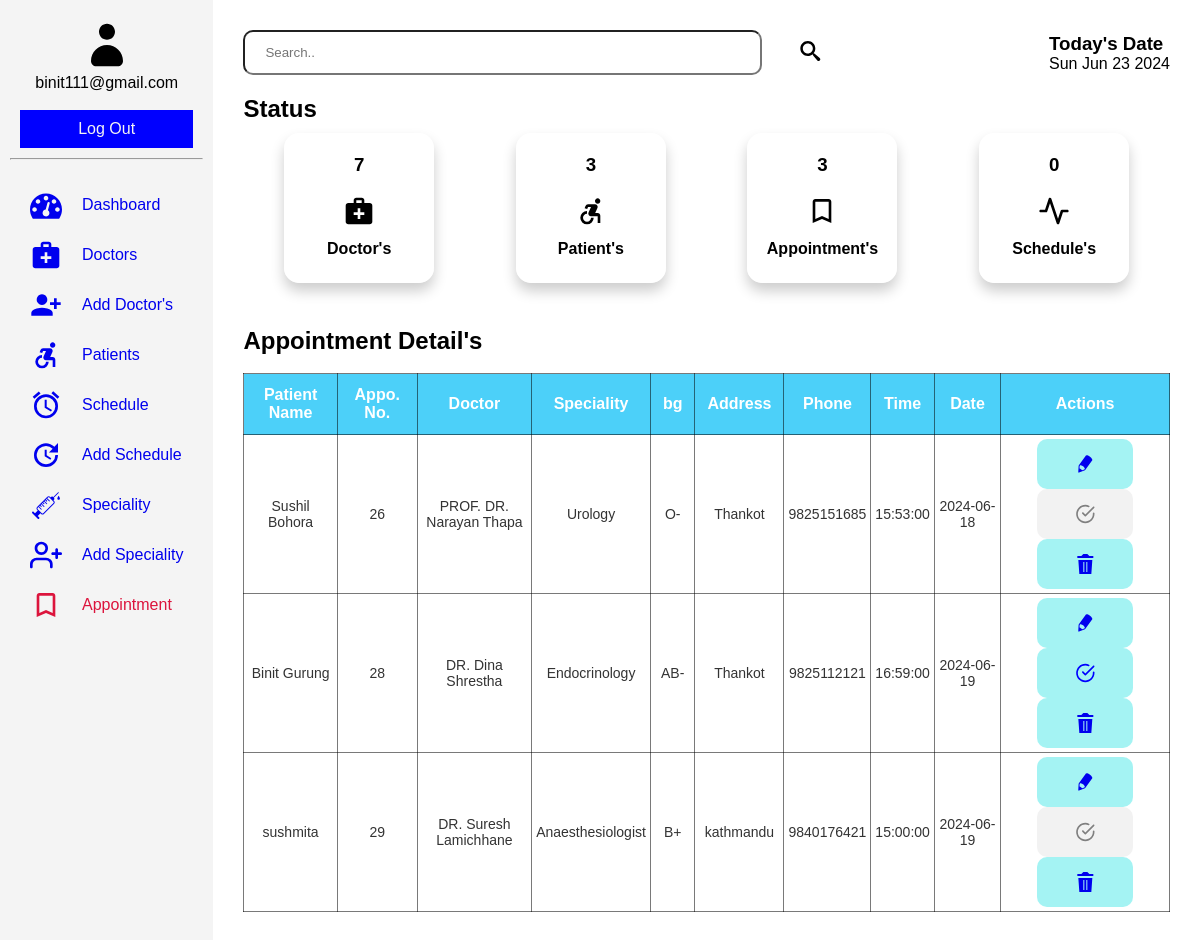
The app's page /admin/appoint.php (signed in), older data.
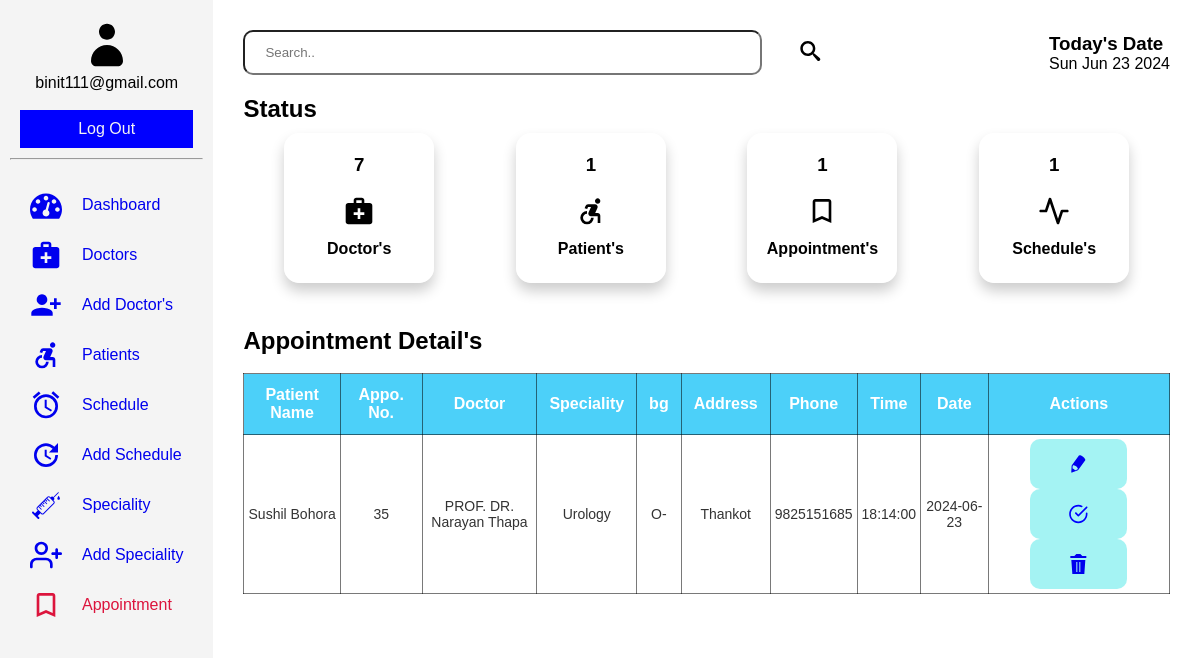
The same page, newer data.
### tables this page shows
CREATE TABLE `appointment` (
  `id` int(11) NOT NULL,
  `fullname` varchar(255) NOT NULL,
  `email` varchar(255) NOT NULL,
  `phone` varchar(60) NOT NULL,
  `bg` varchar(60) NOT NULL,
  `address` varchar(255) NOT NULL,
  `sid` int(11) NOT NULL,
  `did` int(11) NOT NULL,
  `date` date NOT NULL,
  `time` time NOT NULL,
  `status` tinyint(2) DEFAULT 0
);

CREATE TABLE `doctor` (
  `id` int(11) NOT NULL,
  `fname` varchar(60) NOT NULL,
  `email` varchar(60) NOT NULL,
  `password` varchar(60) NOT NULL,
  `phone` varchar(60) NOT NULL,
  `image_name` varchar(255) NOT NULL,
  `image_path` varchar(255) NOT NULL,
  `sid` int(11) DEFAULT NULL,
  `created_at` timestamp NULL DEFAULT current_timestamp()
);

CREATE TABLE `specialities` (
  `id` int(11) NOT NULL,
  `title` varchar(60) NOT NULL,
  `description` text NOT NULL,
  `image_name` varchar(60) NOT NULL,
  `image_path` varchar(255) NOT NULL,
  `created_at` timestamp NULL DEFAULT current_timestamp()
);

### admin/appoint.php (the view, shortened to what this page needs)
<?php
    include('../connection.php');
    $keyword = isset($_GET['keyword'])  ? $_GET['keyword'] : NULL ;
    if(isset($keyword)){
        $sql = "SELECT * from appointment where fullname like '%$keyword%'";
    }else{
        $sql = "SELECT ap.id, ap.fullname, ap.phone, ap.bg, ap.address, ap.date, ap.time, sp.title, doc.fname, ap.status from appointment as ap INNER JOIN specialities as sp ON ap.sid = sp.id INNER JOIN doctor as doc ON ap.did = doc.id";
    }
    $result = mysqli_query($conn, $sql);
?>
<!DOCTYPE html>
<html lang="en">
<head>
    <link rel="stylesheet" href="../assets/dash1.css">
</head>
<body>
    <section class="dashboard">
        <div class="sidebar">
            <header>
                <svg class="icon icon-user"><use xlink:href="#icon-user"></use></svg>
                <p><?php echo "". $_SESSION["username"].""; ?></p><br>
                <a href="../admin/logout.php">Log Out</a>
            </header>
            <hr>
            <div class="sidebar-items">
                <ul>
                    <li><a href="../admin/dash.php" class="click"><svg class="icon icon-dashboard"><use xlink:href="#icon-dashboard"></use></svg>Dashboard</a></li>
                    <li><a href="../admin/doctor.php" class="click"><svg class="icon icon-medical_services"><use xlink:href="#icon-medical_services"></use></svg>Doctors</a></li>
                    <li><a href="../admin/add_doctors.php" class="click"><svg class="icon icon-person_add_alt_1"><use xlink:href="#icon-person_add_alt_1"></use></svg>Add Doctor's</a></li>
                    <li><a href="../admin/patients.php" class="click"><svg class="icon icon-accessible_forward"><use xlink:href="#icon-accessible_forward"></use></svg>Patients</a></li>
                    <li><a href="../admin/schedule.php" class="click"><svg class="icon icon-access_alarms"><use xlink:href="#icon-access_alarms"></use></svg>Schedule</a></li>
                    <li><a href="../admin/add_schedule.php" ><svg class="icon icon-update"><use xlink:href="#icon-update"></use></svg>Add Schedule</a></li>
                    <li><a href="../admin/speciality.php"><svg class="icon icon-injection"><use xlink:href="#icon-injection"></use></svg>Speciality</a></li>
                    <li><a href="../admin/add_speciality.php"><svg class="icon icon-user-plus"><use xlink:href="#icon-user-plus"></use></svg>Add Speciality</a></li>
                    <li class="active"><a href="../admin/appoint.php"><svg class="icon icon-bookmark_outline" class="click"><use xlink:href="#icon-bookmark_outline"></use></svg>Appointment</a></li>
                </ul>
            </div>
        </div>
        <section class="main">
            <div class="head">
                <form action="#" method="get" class="search-bar">
                    <input type="text" name="keyword" placeholder="Search..">
                    <button type="submit" class="search"><svg class="icon icon-search"><use xlink:href="#icon-search"></use></svg></button>
                </form>
                <div class="date-container">
                    <h1>Today's Date</h1>
                    <p id="date"></p>
                </div>
            </div>
            <div class="status">
                <div class="status-bar">
                    <h2>Status</h2>
                </div>
                <div class="dash-collection">
                    <div class="doc">
                        <?php
                            $dsql = "SELECT * FROM doctor";
                            $dresult = mysqli_query($conn, $dsql);
                            if($drow = mysqli_num_rows($dresult)){
                                echo '<h3>'.$drow.'</h3>';
                            }else{
                                echo '<h3>0</h3>';
                            }
                        ?>
                        <svg class="icon icon-medical_services"><use xlink:href="#icon-medical_services"></use></svg><br>
                        <h4>Doctor's</h4><br>
                    </div>
                    <div class="doc">
                        <?php
                            $psql = "SELECT * FROM patient";
                            $presult = mysqli_query($conn, $psql);
                            if($prow = mysqli_num_rows($presult)){
                                echo '<h3>'.$prow.'</h3>';
                            }else{
                                echo '<h3>0</h3>';
                            }
                        ?>
                        <svg class="icon icon-accessible_forward"><use xlink:href="#icon-accessible_forward"></use></svg><br>
                        <h4>Patient's</h4><br>
                    </div>
                    <div class="doc">
                        <?php
                            $asql = "SELECT * FROM appointment";
                            $aresult = mysqli_query($conn, $asql);
                            if($arow = mysqli_num_rows($aresult)){
                                echo '<h3>'.$arow.'</h3>';
                            }else{
                                echo '<h3>0</h3>';
                            }
                        ?>
                        <svg class="icon icon-bookmark_outline"><use xlink:href="#icon-bookmark_outline"></use></svg><br>
                        <h4>Appointment's</h4><br>
                    </div>
                    <div class="doc">
                        <?php
                            $ssql = "SELECT * FROM schedule";
                            $sresult = mysqli_query($conn, $ssql);
                            if($srow = mysqli_num_rows($sresult)){
                                echo '<h3>'.$srow.'</h3>';
                            }else{
                                echo '<h3>0</h3>';
                            }
                        ?>
                        <svg class="icon icon-activity"><use xlink:href="#icon-activity"></use></svg><br>
                        <h4>Schedule's</h4><br>
                    </div>
                </div>
            </div><br>
            <div class="tabular">
                <h2>Appointment Detail's</h2><br>
                <table class="table-container">
                    <thead>
                        <tr>
                            <th>Patient Name</th>
                            <th>Appo. No.</th>
                            <th>Doctor</th>
                            <th>Speciality</th>
                            <th>bg</th>
                            <th>Address</th>
                            <th>Phone</th>
                            <th>Time</th>
                            <th>Date</th>
                            <th>Actions</th>
                        </tr>
                    </thead>
                    <tbody>
                        <tr>
                            <?php
                                while($row = mysqli_fetch_assoc($result)){
                            ?>
                                <td><?php echo $row['fullname'] ?></td>
                                <td><?php echo $row['id'] ?></td>
                                <td><?php echo $row['fname']; ?></td>
                                <td><?php echo $row['title']; ?></td>
                                <td><?php echo $row['bg'] ?></td>
                                <td><?php echo $row['address'] ?></td>
                                <td><?php echo $row['phone'] ?></td>
                                <td><?php echo $row['time'] ?></td>
                                <td><?php echo $row['date'] ?></td>
                                <td class="event">
                                    <button><a href="../admin/appointment/update.php?updateid=<?php echo $row['id']; ?>"><svg class="icon icon-pencil"><use xlink:href="#icon-pencil"></use></svg></a></button>
                                    <button
                                        <?php $class = ($row['status'] == 1 || $row['status'] == 2) ? 'class="disabled"' : ''; echo ($row['status'] == 1) ? 'class="disabled" onclick="return false"' : (($row['status'] == 2) ? ' onclick="return false";' : ' onclick="return true";') ;?>><a
                                        style="<?php echo ($row['status'] == 1) ? 'color: gray;' : (($row['status'] == 2) ? 'color: blue;' : 'color: green;') ;?>" href="../admin/appointment/approve.php?approveid=<?php echo $row['id']; ?>"><svg class="icon icon-check-circle"><use xlink:href="#icon-check-circle" ></use></svg></a></button>
                                    <button><a href="../admin/appointment/delete.php?deleteid=<?php echo $row['id']; ?>"><svg class="icon icon-trash"><use xlink:href="#icon-trash"></use></svg></a></button>
                                </td>
                        </tr>
                            <?php
                                }
                            ?>
                    </tbody>
                </table>
            </div>
        </section>
    </section>
</body>
</html>

### assets/dash1.css (style rules this page uses)
* { margin: 0; padding: 0; box-sizing: border-box; }
body { font-family: Arial, sans-serif; }
.dashboard { display: grid; grid-template-columns: auto 2fr; grid-template-rows: auto 1fr; grid-template-areas: "header header" "sidebar main"; height: 100vh; }
.dashboard a { text-decoration: none; display: flex; gap: 20px; text-align: center; align-items: center; justify-content: center; }
header { grid-area: header; color: #000000; padding: 10px; text-align: center; }
header a { padding: 8px; }
header p { display: flex; text-align: center; align-items: center; justify-content: center; }
.sidebar { grid-area: sidebar; background: #f4f4f4; padding: 10px; height: auto; position: relative; }
.sidebar header>a { border: 2px solid blue; color: #f4f4f4; background-color: blue; }
.sidebar-items ul { display: flexbox; margin: 20px; text-align: center; text-decoration: none; justify-content: space-between; }
.sidebar-items li { display: flex; text-align: center; align-items: center; list-style: none; justify-content: space-between; }
li.active a { color: crimson; }
.main { grid-area: main; margin: 10px; padding: 20px; }
.head { display: flex; width: 100%; text-align: center; align-items: center; justify-content: space-between; }
.head h1, p { display: block; text-align: start; align-items: center; }
.search-bar { width: 70%; height: 45px; display: flex; gap: 5px; }
.search-bar input { padding: 20px; width: 80%; border-radius: 10px; }
.search-bar button { border: none; background-color: transparent; }
.date-container { text-align: center; }
.banner>h2, h3 { padding: 10px; }
.status { display: block; margin-top: 20px; }
.status .status-bar h2 { font-size: 200; }
.dash-collection { display: flex; flex-wrap: wrap; gap: -20px; text-align: center; justify-content: space-around; }
.dash-collection .doc { border: 1px solid rgb(255, 255, 255); border-radius: 15px; box-shadow: 0 8px 14px 0 rgba(0,0,0,0.2); height: 150px; width: 150px; margin: 10px; padding: 10px; }
.tabular { background: #fff; margin-top: 1rem; }
.table-container { width: 100%; text-align: center; }
thead { background-color: rgb(76, 208, 249); color: #fff; }
th, td, thead, tr, table { border: 1px solid rgba(0, 0, 0, 0.525); border-collapse: collapse; }
th { padding: 12px; font-size: 16px; }
td { padding: 4px; color: #333; font-size: 14px; font-weight: 400; }
.table-container button { color: aqua; background: none; cursor: pointer; }
.table-container td>button { text-align: center; color: #fff; border: none; border-radius: 10px; padding: 15px; background-color: rgba(136, 240, 240, 0.76); display: inline-flexbox; text-align: center; align-items: center; justify-content: space-around; }
.date-group label, input, button { padding: 10px; border-radius: 5px; }
.icon { display: inline-block; width: 70px; height: 50px; stroke-width: 0; stroke: currentColor; fill: currentColor; }
.icon-user { width: 2em; }
.icon-dashboard, .icon-medical_services, .icon-accessible_forward, .icon-access_alarms, .icon-bookmark_outline, .icon-activity, .icon-person_add_alt_1, .icon-add_alarm, .icon-text-document, .icon-cog, .icon-upload, .icon-user-plus, .icon-update, .icon-injection, .icon-checkmark { width: 2em; }
.icon-eye, .icon-trash, .icon-pencil, .icon-search, .icon-check-circle, .icon-checkmark { width: 5em; height: 1.5em; }

### admin/appoint.php (style rules this page uses)
.table-container td>button.disabled { background-color: #F2F2F2; }

Row changes from the older to the newer data that the page shows:
removed appointment: fullname "Sushil Bohora", id "26", did.fname "PROF. DR. Narayan Thapa", sid.title "Urology", bg "O-", address "Thankot", phone "9825151685", time "15:53:00", date "2024-06-18", status 1 (drawn)
removed appointment: fullname "Binit Gurung", id "28", did.fname "DR. Dina Shrestha", sid.title "Endocrinology", bg "AB-", address "Thankot", phone "9825112121", time "16:59:00", date "2024-06-19", status 2 (drawn)
removed appointment: fullname "sushmita", id "29", did.fname "DR. Suresh Lamichhane", sid.title "Anaesthesiologist", bg "B+", address "kathmandu", phone "9840176421", time "15:00:00", date "2024-06-19", status 1 (drawn)
added appointment: fullname "Sushil Bohora", id "35", did.fname "PROF. DR. Narayan Thapa", sid.title "Urology", bg "O-", address "Thankot", phone "9825151685", time "18:14:00", date "2024-06-23", status 2 (drawn)
Text that changed along with them:
$prow: "3" → "1"
$arow: "3" → "1"
$srow: (not shown) → "1"
text no longer shown: "0"
